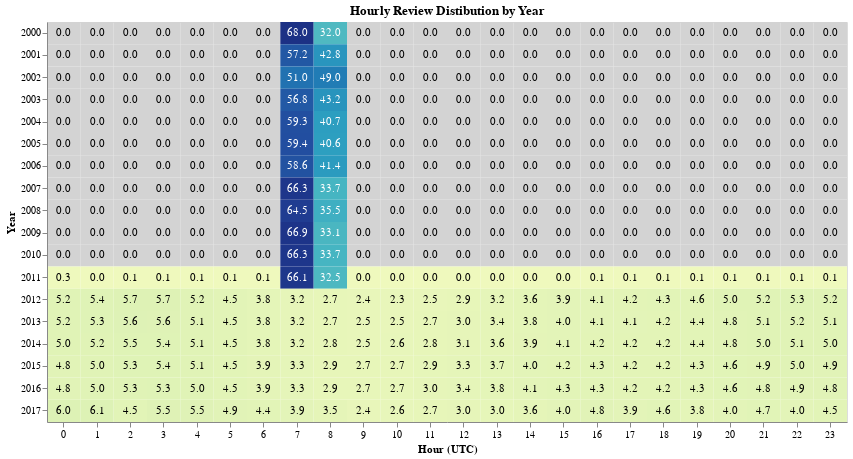

Notebook source saved alongside this figure:
### Code cell
color = alt.Chart(hour_year_count).mark_rect().encode(
    x = alt.X('hour:O', title = "Hour (UTC)", axis= alt.Axis(labelAngle=0)),
    y = alt.Y('year:O', title = "Year"),
    color = alt.condition(alt.datum.percentage_annual == 0, alt.value('lightgrey'), alt.Color('percentage_annual', title = None, legend=None))
)

text = alt.Chart(hour_year_count).mark_text().encode(
    x = alt.X('hour:O', title = "Hour (UTC)"),
    y = alt.Y('year:O', title = "Year"),
    color= alt.Color('color', scale=None),
    # color = alt.Color('percentage_annual', scale=alt.Scale(domain = [15, 8], scheme='greys')),
    text = alt.Text('percentage_annual', format=".1f")
)

annual_chart = alt.layer(
    color, 
    text
).resolve_scale(
    color='independent'
).properties(
    width = 800,
    height = 400,
    title = "Hourly Review Distibution by Year"
)

altair_saver.save(annual_chart, 'annual.png', scale_factor = 5)
annual_chart

### Figure 1 — Vega-Lite specification as saved in the notebook (floating-point values rounded to 4 significant figures; data arrays with more than 128 entries replaced by an {"elided": "..."} marker saying what was removed)
{"config": {"view": {"continuousWidth": 400, "continuousHeight": 300}}, "layer": [{"mark": "rect", "encoding": {"color": {"type": "quantitative", "condition": {"value": "lightgrey", "test": "(datum.percentage_annual === 0)"}, "field": "percentage_annual", "legend": null, "title": null}, "x": {"type": "ordinal", "axis": {"labelAngle": 0}, "field": "hour", "title": "Hour (UTC)"}, "y": {"type": "ordinal", "field": "year", "title": "Year"}}}, {"mark": "text", "encoding": {"color": {"type": "nominal", "field": "color", "scale": null}, "text": {"type": "quantitative", "field": "percentage_annual", "format": ".1f"}, "x": {"type": "ordinal", "field": "hour", "title": "Hour (UTC)"}, "y": {"type": "ordinal", "field": "year", "title": "Year"}}}], "data": {"name": "data-4010342a890bbb74a8e38be81df00c98"}, "height": 400, "resolve": {"scale": {"color": "independent"}}, "title": "Hourly Review Distibution by Year", "width": 800, "$schema": "https://vega.github.io/schema/vega-lite/v4.8.1.json", "datasets": {"data-4010342a890bbb74a8e38be81df00c98": {"elided": "432 records"}}}
